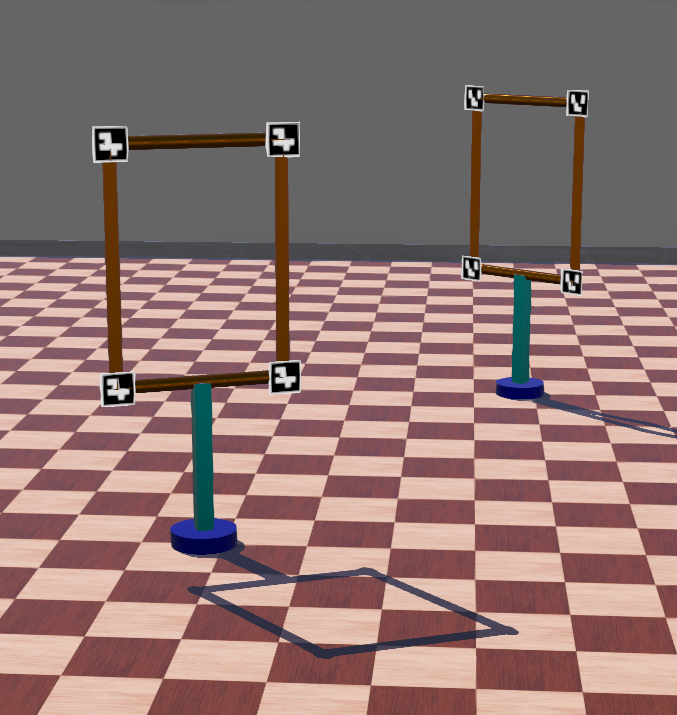
#> input picture Aruco/aruco2.png, 677 x 715 px
$ python tipoAruco.py
#> lines starting #> are read from the running program, lines starting #| are printed output that depends on the picture
import cv2

img = cv2.imread("aruco2.png", cv2.IMREAD_GRAYSCALE)
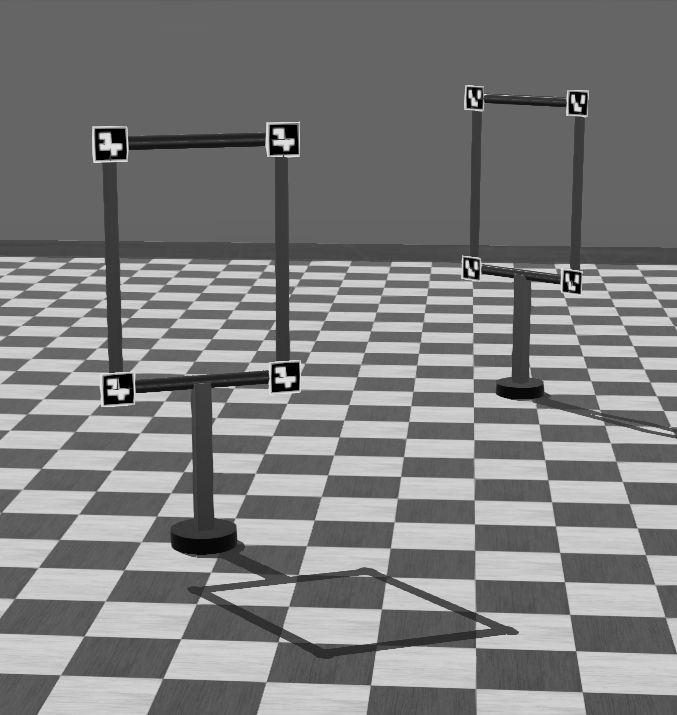
#> img: shape (715, 677); min 0, max 241, mean 125.1

candidates = [
    cv2.aruco.DICT_4X4_50, cv2.aruco.DICT_4X4_100, cv2.aruco.DICT_4X4_250,
    cv2.aruco.DICT_5X5_50, cv2.aruco.DICT_5X5_100, cv2.aruco.DICT_5X5_250,
    cv2.aruco.DICT_6X6_50, cv2.aruco.DICT_6X6_100, cv2.aruco.DICT_6X6_250,
    cv2.aruco.DICT_7X7_50, cv2.aruco.DICT_7X7_100, cv2.aruco.DICT_7X7_250
]

# compatibilidad parámetros
try:
    default_params = cv2.aruco.DetectorParameters_create()
except AttributeError:
    default_params = cv2.aruco.DetectorParameters()

for d in candidates:
    ar = cv2.aruco.getPredefinedDictionary(d)
    corners, ids, _ = cv2.aruco.detectMarkers(img, ar, parameters=default_params)
    if ids is not None and len(ids) > 0:
        print("Detectado con:", d, " IDs:", ids.flatten())
    else:
        print("No detectado con:", d)
#> this loop made 12 passes
#| Detectado con: 0  IDs: [7 3]
#| Detectado con: 1  IDs: [7 3]
#| Detectado con: 2  IDs: [7 3]
